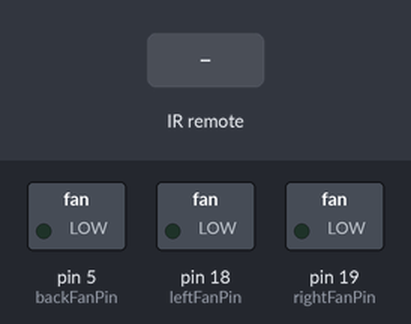
The sketch below on a simulated Arduino Uno, built with avr-gcc and run on an emulated ATmega328P. Shown: switched loads named in the sketch (green lamp = pin HIGH). Inputs (shaded band) come from the test bench.

Above: at 1.2 s.
1.3 s: infrared code 0xFF30CF received
At 2.4 s:
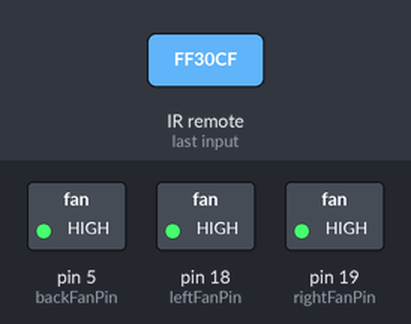
2.8 s: infrared code 0xFF18E7 received
At 3.5 s:
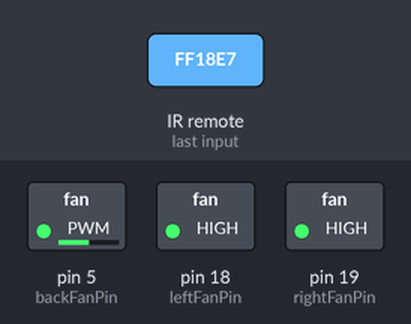
4.3 s: infrared code 0xFF7A85 received
At 4.7 s:
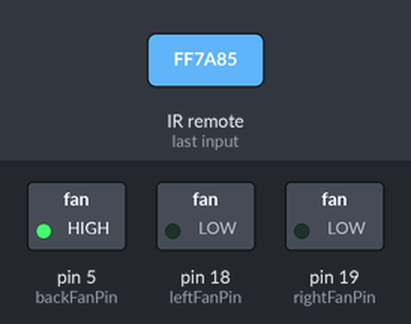
5.8 s: infrared code 0xFF10EF received
At 7.0 s:
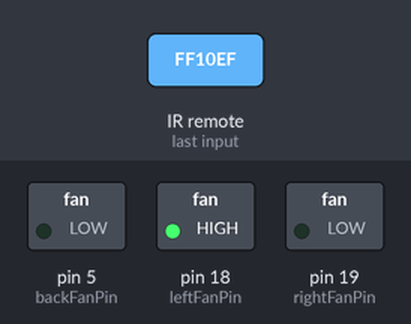
7.3 s: infrared code 0xFF38C7 received
At 8.1 s:
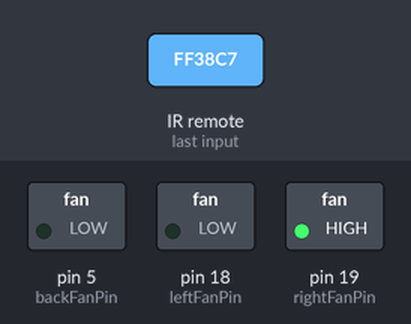
8.8 s: infrared code 0xFF30CF received
At 9.3 s:
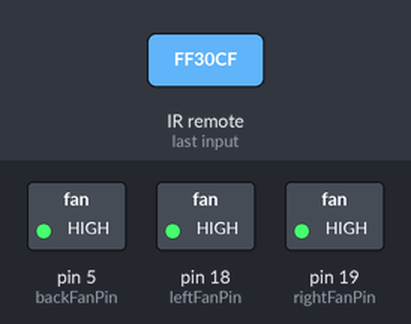
Timing chart, 0 to 11.3 s (numbered marks = the images above; inputs shaded):
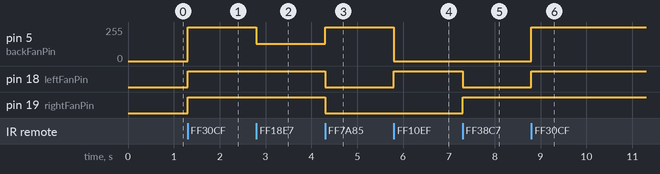

The sketch:

ThreeFans12v.ino
```cpp
#include <IRremote.h> // Include the IRremote library

// Define the pin connections for the fans (assuming PWM control)
const int backFanPin = 5;   // Pin connected to the back fan
const int leftFanPin = 18;  // Pin connected to the left fan
const int rightFanPin = 19; // Pin connected to the right fan

// IR Receiver pin
const int irReceiverPin = 15; // Pin connected to the IR receiver

IRrecv irrecv(irReceiverPin); // Initialize the IR receiver
decode_results results;       // Variable to store the decoded IR signals

// Define the remote button codes (you will need to replace these with your actual button codes)
const long allOnCode = 0xFF30CF;        // Replace with your button code for "All On"
const long allMediumCode = 0xFF18E7;    // Replace with your button code for "All Medium"
const long backFanCode = 0xFF7A85;      // Replace with your button code for "Back Fan"
const long leftFanCode = 0xFF10EF;      // Replace with your button code for "Left Fan"
const long rightFanCode = 0xFF38C7;     // Replace with your button code for "Right Fan"
const long allOffCode = 0xFF42BD;       // Replace with your button code for "All Off"

// Fan speed settings (adjust PWM values according to your needs)
const int fullSpeed = 255;    // Max PWM value (full speed)
const int mediumSpeed = 128;  // Medium speed

void setup() {
  // Set fan pins as output
  pinMode(backFanPin, OUTPUT);
  pinMode(leftFanPin, OUTPUT);
  pinMode(rightFanPin, OUTPUT);

  // Start with all fans off
  analogWrite(backFanPin, 0);
  analogWrite(leftFanPin, 0);
  analogWrite(rightFanPin, 0);

  // Initialize the IR receiver
  irrecv.enableIRIn();
}

void loop() {
  if (irrecv.decode(&results)) {
    long code = results.value;

    if (code == allOnCode) {
      // Turn all fans on at full speed
      analogWrite(backFanPin, fullSpeed);
      analogWrite(leftFanPin, fullSpeed);
      analogWrite(rightFanPin, fullSpeed);
    }
    else if (code == allMediumCode) {
      // Set all fans to medium speed
      analogWrite(backFanPin, mediumSpeed);
      analogWrite(leftFanPin, mediumSpeed);
      analogWrite(rightFanPin, mediumSpeed);
    }
    else if (code == backFanCode) {
      // Only back fan on
      analogWrite(backFanPin, fullSpeed);
      analogWrite(leftFanPin, 0);
      analogWrite(rightFanPin, 0);
    }
    else if (code == leftFanCode) {
      // Only left fan on
      analogWrite(backFanPin, 0);
      analogWrite(leftFanPin, fullSpeed);
      analogWrite(rightFanPin, 0);
    }
    else if (code == rightFanCode) {
      // Only right fan on
      analogWrite(backFanPin, 0);
      analogWrite(leftFanPin, 0);
      analogWrite(rightFanPin, fullSpeed);
    }
    else if (code == allOffCode) {
      // Turn all fans off
      analogWrite(backFanPin, 0);
      analogWrite(leftFanPin, 0);
      analogWrite(rightFanPin, 0);
    }

    irrecv.resume(); // Receive the next IR code
  }
}
```

Measured:
- after the input at 1.3 s, pin 5 (backFanPin): 0/255 → 255/255 at once; pin 18 (leftFanPin), pin 19 (rightFanPin): LOW → HIGH at once
- after the input at 2.8 s, pin 5 (backFanPin): 255/255 → 128/255 at once
- after the input at 4.3 s, pin 5 (backFanPin): 128/255 → 255/255 at once; pin 18 (leftFanPin), pin 19 (rightFanPin): HIGH → LOW at once
- after the input at 5.8 s, pin 5 (backFanPin): 255/255 → 0/255 at once; pin 18 (leftFanPin): LOW → HIGH at once
- after the input at 7.3 s, pin 18 (leftFanPin): HIGH → LOW at once; pin 19 (rightFanPin): LOW → HIGH at once
- after the input at 8.8 s, pin 5 (backFanPin): 0/255 → 255/255 at once; pin 18 (leftFanPin): LOW → HIGH at once
